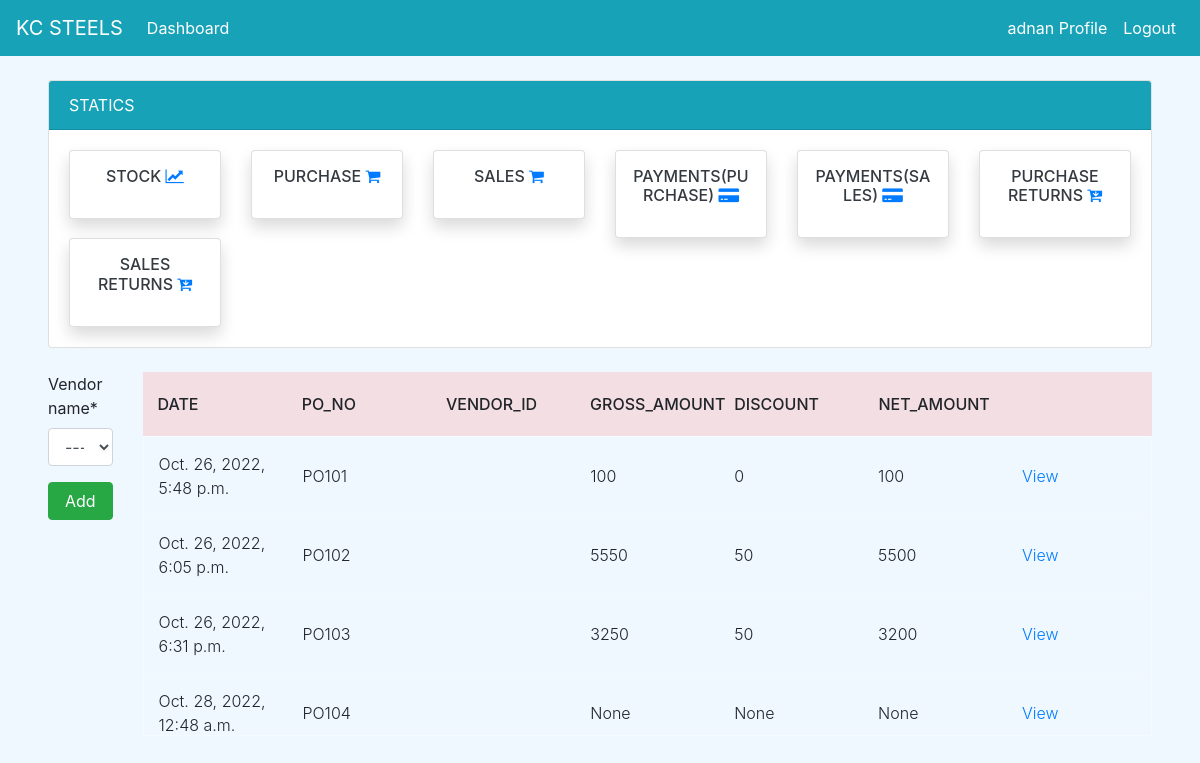
/purchase/ (signed in), run on an earlier commit of the app's database.
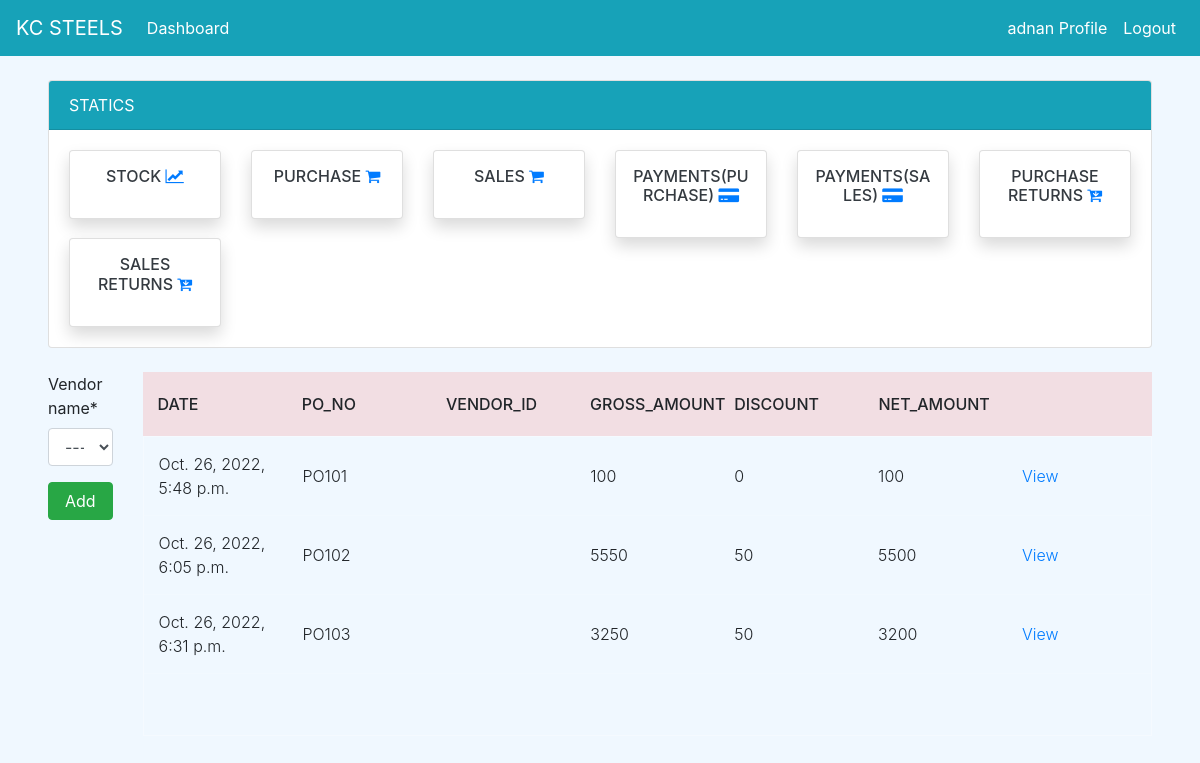
And on a later commit of the database.
### dashboard/models.py (models this page shows, shortened)
class PurchaseOrder(models.Model):
    date = models.DateTimeField(auto_now_add=True)
    po_no = models.IntegerField(null=True)
    po_number = models.CharField(max_length=100, null=True, unique=True)
    vendor_name = models.ForeignKey(Vendor, on_delete=models.CASCADE,null=True)
    gross_amount = models.PositiveIntegerField(null=True)
    discount = models.PositiveIntegerField(null=True)
    net_amount = models.PositiveIntegerField(null=True)
    net_pending = models.PositiveIntegerField(null=True,default=0)
    status = models.BooleanField(default=False,null=True)

### dashboard/views.py (the view)
# urls.py: path('purchase/',views.purchase,name='purchase'),
@login_required
def purchase(request):
    vendors = Vendor.objects.all()
    purchase_orders = PurchaseOrder.objects.all()
    po_n = 101 if PurchaseOrder.objects.count() == 0 else PurchaseOrder.objects.aggregate(max=Max('po_no'))["max"] + 1
    if request.method == 'POST':
        form = PurchaseOrderForm(request.POST)
        ven = request.POST.get('vendor_name')
        ven1 = vendors.get(id=ven)
        if form.is_valid():
            PurchaseOrder(po_no=po_n,po_number=(f'{"PO"}{po_n}'),vendor_name=ven1).save()
            po = (f'{"PO"}{po_n}')
            ven2 = purchase_orders.values('po_number').filter(po_number=po)[0]['po_number']
            return redirect("purchase_add" ,ven2)
    else:
        form = PurchaseOrderForm
    context = {
        'purchase_orders' : purchase_orders,
        'form' : form,
    }
    return render(request, 'purchase/purchase_orders.html',context)

### dashboard/models.py (called while the page is built)
    def __str__(self):
            return self.vendor_name

### templates/purchase/purchase_orders.html (shortened to what this page needs)
{% extends 'partial/base.html' %}
{% load crispy_forms_tags %}
{% block content %}
{% if user.is_authenticated and user.is_superuser %}
{% else %}
{% include 'partial/topnav_staff.html'%}
<div class="mx-5">
    <div class="row my-4">
        <div class="col-md-1">
            <form method = "POST">
                {{form|crispy}}
                <input class="btn btn-success btn-block" data-backdrop="static" type="submit" value="Add">
            </form>
        </div>
        <div class="col-md-11">
            <div class="tbl-header">
                <table cellpadding="0" cellspacing="0" border="0">
                  <thead>
                    <tr>
                      <th scope="col">Date</th>
                      <th scope="col">PO_NO</th>
                      <th scope="col">Vendor_id</th>
                      <th scope="col">Gross_amount</th>
                      <th scope="col">Discount</th>
                      <th scope="col">Net_Amount</th>
                      <th scope="col"></th>
                    </tr>
                  </thead>
                </table>
              </div>
              <div class="tbl-content">
                <table cellpadding="0" cellspacing="0" border="0">
                  <tbody>
                    {% for purchase_order in purchase_orders %}
                      <tr>
                        <td>{{ purchase_order.date }}</td>
                        <td>{{ purchase_order.po_number }}</td>
                        <td>{{ purchase_order.vendor_id }}</td>
                        <td>{{ purchase_order.gross_amount }}</td>
                        <td>{{ purchase_order.discount }}</td>
                        <td>{{ purchase_order.net_amount }}</td>
                        <td><a href="{% url 'purchase_view' purchase_order.id %}">View</a></td>
                      </tr>
                    {% endfor %}
                  </tbody>
                </table>
              </div>
        </div>
    </div>
</div
{% endif %}
{% endblock %}

What changed in the data, as far as the page shows it:
removed PurchaseOrder: date "Oct. 28, 2022, 12:48 a.m.", po_number "PO104", gross_amount "None", discount "None", net_amount "None"
